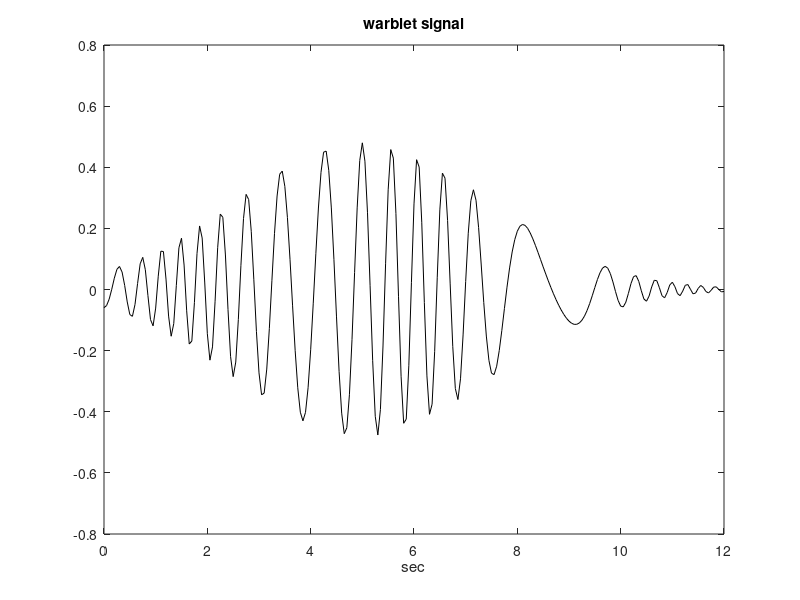
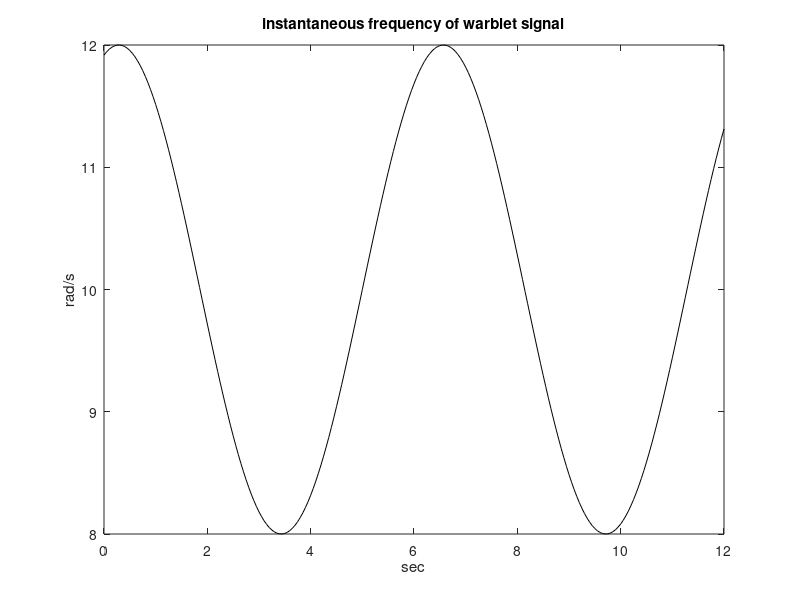

These figures' MATLAB source, in order:
% Warblet
t0=5; w0=10; d=6; ma=2; mw=1; mf=0; %chirplet parameters
t=0:0.05:12; %times vector
g=exp(-(0.5/d)*((t-t0).^2));
insf=w0+(ma*sin((mw*(t-t0))+mf));
v=exp(-j*(insf.*(t-t0)));
h=(1/((pi*d)^0.25))*g.*v;

figure(1)
plot(t,real(h),'k');
title('warblet signal'); xlabel('sec');

figure(2)
plot(t,insf,'k')
title('instantaneous frequency of warblet signal');
xlabel('sec'); ylabel('rad/s');
